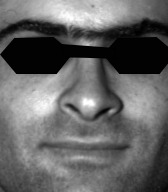
#> input picture person10_img5.png, 168 x 192 px
$ jupyter execute --allow-errors face_recognition.ipynb
#> lines starting #> are read from the running program, lines starting #| are printed output that depends on the picture
[cell 1]
import matplotlib.pyplot as plt
import numpy as np
import os
import scipy.io

#> (a cell that did not finish here is left out)

`PCA`

[cell 3]
num_people = 38
images_per_person_train = 8
#> (the rest of this cell did not finish here and is left out)

[cell 4]
# --- Build face space ---
k = 100  # number of eigenfaces to keep
#> (the rest of this cell did not finish here and is left out)

[cell 5]
# for i in range(38) :
    # for j in range(64) : print(f'{j},{recognize(faces[:, np.sum(nfaces[:i]) + j])}'  ,end=' ')
    # print ('\n')

# Testing with one unseen image per person
query_faces = []
query_labels = []

start_idx = 0
#> (the rest of this cell did not finish here and is left out)

[cell 6]
# [56 lines left out: functions inexact_alm_rpca, recognize, not called in this run]


# --- Testing with visualization ---

# Choose a person and image
person_idx = 10
#> (the rest of this cell did not finish here and is left out)

[cell 7]
from PIL import Image

# Pick and reshape the image
person_idx = 10
image_idx = images_per_person_train  # 5th image
#> (the rest of this cell did not finish here and is left out)

[cell 8]
# [32 lines left out: function recognize, not called in this run]


# Load image
edited_img_path = "person10_img5.png"
edited_img = Image.open(edited_img_path).convert('L')  # Ensure grayscale

# Convert to NumPy array and flatten
edited_img_np = np.array(edited_img).T  # Transpose if needed
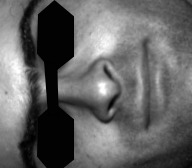
#> edited_img_np: shape (168, 192); min 0, max 255, mean 99.9

# --- Prepare original image for Person 10 ---
person_idx = 10
#> (the rest of this cell did not finish here and is left out)
